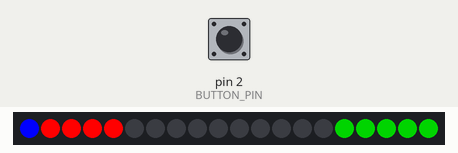
A sketch run on a simulated Arduino Uno, built with avr-gcc and run on an emulated ATmega328P. On the bench: 20 RGB LEDs in strip order, left to right. Inputs (shaded band) come from the test bench; at power-on: pin 2 (BUTTON_PIN) HIGH.

Above: at 0.01 s.
At 0.62 s:
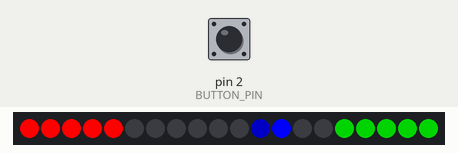
At 1.23 s:
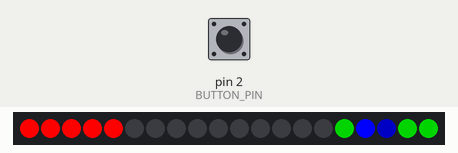
At 1.85 s:
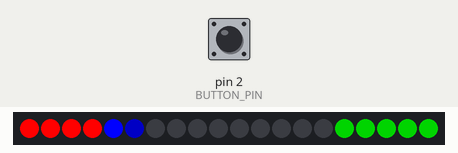
At 2.46 s:
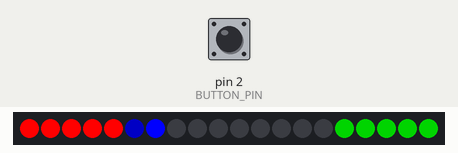

Measured:
- by itself, everything shown: repeats every 2.1 s, in 42 steps

The sketch:

ping_pong.ino
```cpp
#include <FastLED.h>

#define LED_PIN     6
#define NUM_LEDS    20
#define BUTTON_PIN  2

CRGB leds[NUM_LEDS];

int delayTime = 50;
int tailLength = 1;
bool directionRight = true;
bool lastButtonState = HIGH;

void setup() {
  FastLED.addLeds<WS2812, LED_PIN, GRB>(leds, NUM_LEDS);
  FastLED.clear();
  FastLED.show();
  pinMode(BUTTON_PIN, INPUT_PULLUP);
}

void loop() {
  bool buttonState = digitalRead(BUTTON_PIN);
  if (buttonState == LOW && lastButtonState == HIGH) {
    directionRight = !directionRight;
    delay(20); // антидребезг
  }
  lastButtonState = buttonState;

  if (directionRight) {
    for (int i = 0; i < NUM_LEDS + tailLength; i++) {
      drawTail(i, directionRight);
      if (checkButton()) return;
    }
    directionRight = false;
  } else {
    for (int i = NUM_LEDS - 1; i >= -tailLength; i--) {
      drawTail(i, directionRight);
      if (checkButton()) return;
    }
    directionRight = true;
  }
}

void drawTail(int head, bool dir) {
  // сначала задаём базовые цвета
  for (int i = 0; i < NUM_LEDS; i++) {
    if (i < 5) leds[i] = CRGB::Red;                // левая сторона
    else if (i >= NUM_LEDS - 5) leds[i] = CRGB::Green; // правая сторона
    else leds[i] = CRGB::Black;                    // середина — чёрная
  }

  // рисуем синий бегущий огонёк с хвостом
  for (int t = 0; t <= tailLength; t++) {
    int pos = dir ? head - t : head + t;
    if (pos >= 0 && pos < NUM_LEDS) {
      uint8_t brightness = 255 - (200 / (tailLength + 1)) * t;
      leds[pos] = CHSV(160, 255, brightness); // синий
    }
  }

  FastLED.show();
  delay(delayTime);
}

bool checkButton() {
  bool state = digitalRead(BUTTON_PIN);
  if (state == LOW && lastButtonState == HIGH) {
    directionRight = !directionRight;
    lastButtonState = state;
    delay(20);
    return true;
  }
  lastButtonState = state;
  return false;
}
```
